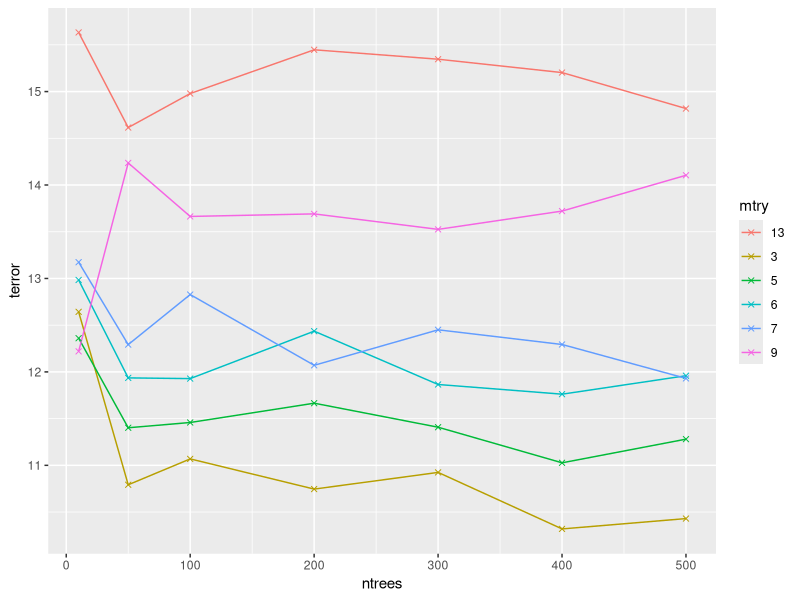

This figure's R source:
library(randomForest)
library(MASS)
library(ggplot2)

set.seed(8)
train <- sample(1:nrow(Boston), nrow(Boston)/2)
Boston.train <- Boston[train,]
Boston.test <- Boston[-train,]

ntrees <- c(10, 50, seq(0, 500, 100)[-1])
mtryes <- c(3,5,6,7,9,13)
results <- data.frame(mtry=character(), ntrees=integer(),
                      terror=double(), tsd=double())

for(mtry in mtryes) {
  print(mtry)
  for(ntree in ntrees) {
    cat(ntree, " ")
    fit <- randomForest(medv~., data = Boston.train, 
                        mtry = mtry, ntree = ntree)
    yhat <- predict(fit, newdata = Boston.test)
    rss <- mean((Boston.test$medv - yhat)^2)
    tsd <- sd((Boston.test$medv - yhat))
    results <- rbind(results, data.frame(mtry = toString(mtry),
                                         ntrees = ntree,
                                         terror = rss,
                                         tsd = tsd))
  }
}

ggplot(data = results, mapping = aes(x = ntrees, y = terror, color = mtry)) +
  #geom_errorbar(mapping = aes(ymin = terror-.33*tsd, ymax = terror+.33*tsd),
  #              width = 10) +
  geom_line() + 
  geom_point(shape = 4)
